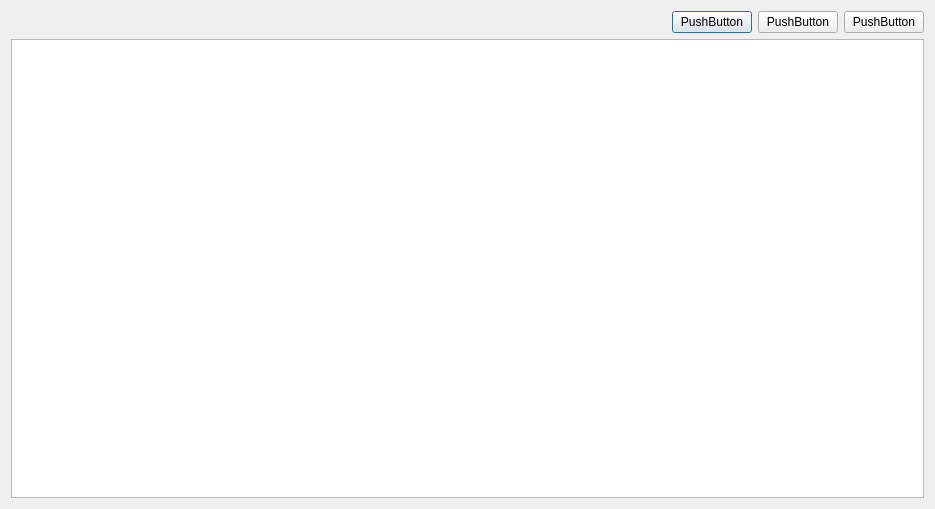
<?xml version="1.0" encoding="UTF-8"?>
<ui version="4.0">
 <class>DialogUser</class>
 <widget class="QDialog" name="DialogUser">
  <property name="geometry">
   <rect>
    <x>0</x>
    <y>0</y>
    <width>935</width>
    <height>509</height>
   </rect>
  </property>
  <property name="windowTitle">
   <string>编辑系统用户信息</string>
  </property>
  <layout class="QGridLayout" name="gridLayout">
   <item row="0" column="0">
    <spacer name="horizontalSpacer">
     <property name="orientation">
      <enum>Qt::Horizontal</enum>
     </property>
     <property name="sizeHint" stdset="0">
      <size>
       <width>570</width>
       <height>20</height>
      </size>
     </property>
    </spacer>
   </item>
   <item row="0" column="1">
    <widget class="QPushButton" name="btnDelete">
     <property name="text">
      <string>PushButton</string>
     </property>
    </widget>
   </item>
   <item row="0" column="2">
    <widget class="QPushButton" name="btnUpdate">
     <property name="text">
      <string>PushButton</string>
     </property>
    </widget>
   </item>
   <item row="0" column="3">
    <widget class="QPushButton" name="btnInsert">
     <property name="text">
      <string>PushButton</string>
     </property>
    </widget>
   </item>
   <item row="1" column="0" colspan="4">
    <widget class="QTableWidget" name="tableWidget"/>
   </item>
  </layout>
 </widget>
 <resources/>
 <connections/>
</ui>
